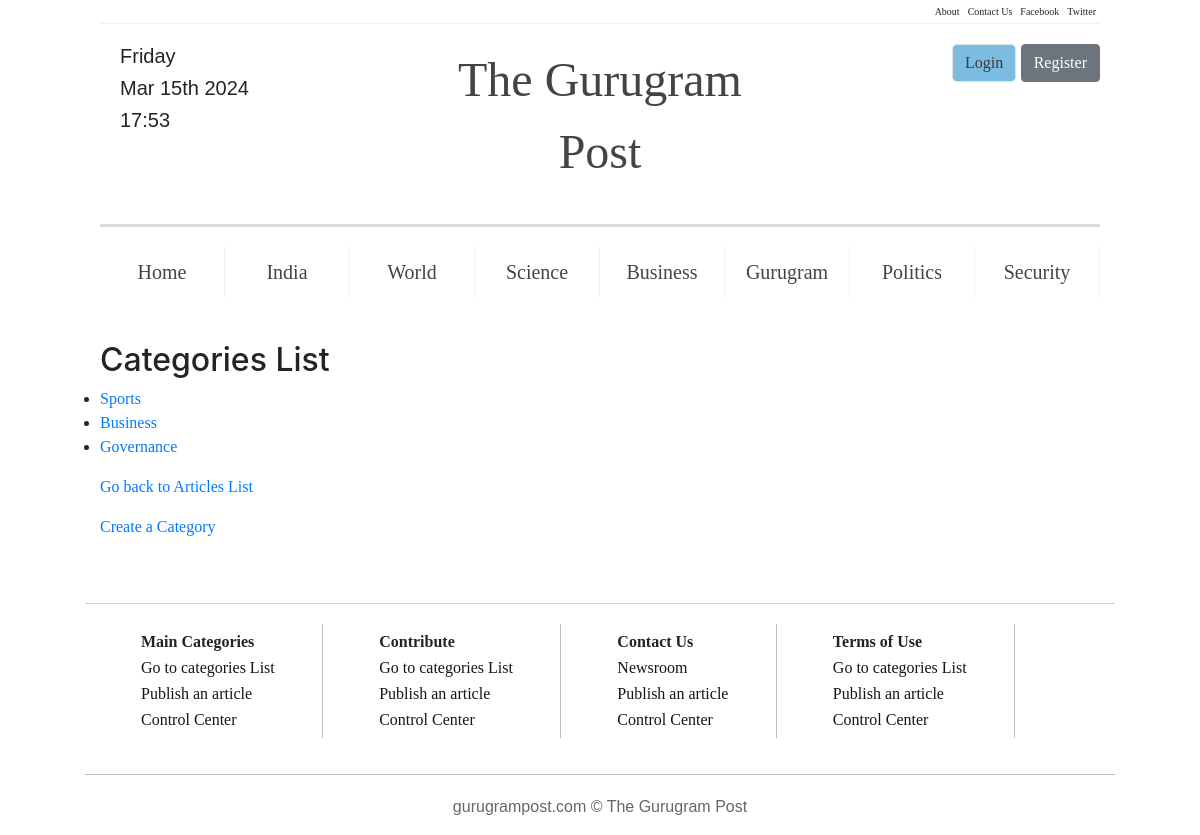
Screenshot of /blog/categories with the database file from the repository.
### Blog/models.py (models this page shows, shortened)
class Category(models.Model):
    cat_name=models.CharField(max_length=45, unique=True)
    slug=models.SlugField(max_length=30,unique=True)
    img=models.ImageField(blank=True)

### Blog/views.py (the view)
# urls.py: path("categories", views.cat_list, name="cat_list"),
def cat_list(request):
    template="Blog/cat_list.html"
    cat_list=Category.objects.all()
    ctx={"cat_list":cat_list}
    return render(request,template,ctx)

### Blog/templates/Blog/cat_list.html (shortened to what this page needs)
{% extends "Blog/base.html" %}
{% block content %}
<h2>Categories List</h2>
<ul>
    {% for cat in cat_list %}
    <li>
        <a href="{% url 'blog:cat_detail' cat.slug %}">{{cat.cat_name|title}}</a>
    </li>
{% endfor %}
</ul>
<p><a href="{% url 'blog:article_list' %}">Go back to Articles List</a></p>
<p><a href="{% url 'blog:cat_create' %}">Create a Category</a></p>
{% endblock %}

### Blog/static/blog/css/base.css (style rules this page uses)
* { box-sizing: border-box; margin: 0; padding: 0; font-family: 'Times New Roman', Times, serif; }
body { margin: 0px 100px 0px 100px; }
p { font-family: Helvetica; color: #666666; font-size: 100%; }

### rows the page displays
Category: cat_name "Sports"
Category: cat_name "Business"
Category: cat_name "Governance"
